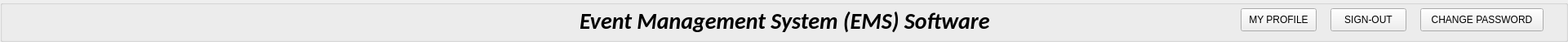
   <widget class="QGroupBox" name="groupBox_23">
    <property name="geometry">
     <rect>
      <x>0</x>
      <y>0</y>
      <width>1921</width>
      <height>51</height>
     </rect>
    </property>
    <property name="title">
     <string/>
    </property>
    <widget class="QPushButton" name="signout_button">
     <property name="geometry">
      <rect>
       <x>1630</x>
       <y>10</y>
       <width>93</width>
       <height>28</height>
      </rect>
     </property>
     <property name="text">
      <string>SIGN-OUT</string>
     </property>
     <property name="autoDefault">
      <bool>false</bool>
     </property>
    </widget>
    <widget class="QPushButton" name="changepass_button">
     <property name="geometry">
      <rect>
       <x>1740</x>
       <y>10</y>
       <width>151</width>
       <height>28</height>
      </rect>
     </property>
     <property name="text">
      <string>CHANGE PASSWORD</string>
     </property>
    </widget>
    <widget class="QLabel" name="label_12">
     <property name="geometry">
      <rect>
       <x>710</x>
       <y>0</y>
       <width>631</width>
       <height>51</height>
      </rect>
     </property>
     <property name="font">
      <font>
       <family>Calibri</family>
       <pointsize>21</pointsize>
       <weight>75</weight>
       <italic>true</italic>
       <bold>true</bold>
      </font>
     </property>
     <property name="text">
      <string>Event Management System (EMS) Software</string>
     </property>
    </widget>
    <widget class="QPushButton" name="myprofile_button">
     <property name="geometry">
      <rect>
       <x>1520</x>
       <y>10</y>
       <width>93</width>
       <height>28</height>
      </rect>
     </property>
     <property name="text">
      <string>MY PROFILE</string>
     </property>
     <property name="autoDefault">
      <bool>false</bool>
     </property>
    </widget>
   </widget>
